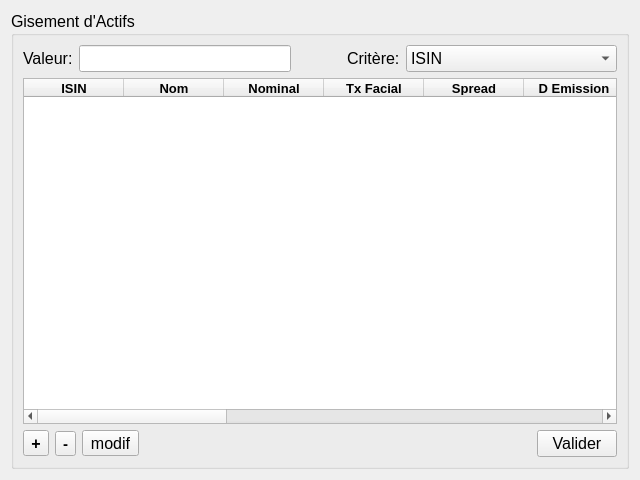
<?xml version="1.0" encoding="UTF-8"?>
<ui version="4.0">
 <class>Gisement</class>
 <widget class="QWidget" name="Gisement">
  <property name="geometry">
   <rect>
    <x>0</x>
    <y>0</y>
    <width>640</width>
    <height>480</height>
   </rect>
  </property>
  <property name="windowTitle">
   <string>Form</string>
  </property>
  <layout class="QVBoxLayout" name="verticalLayout">
   <item>
    <widget class="QGroupBox" name="groupBox">
     <property name="sizePolicy">
      <sizepolicy hsizetype="Expanding" vsizetype="Expanding">
       <horstretch>0</horstretch>
       <verstretch>0</verstretch>
      </sizepolicy>
     </property>
     <property name="minimumSize">
      <size>
       <width>230</width>
       <height>0</height>
      </size>
     </property>
     <property name="maximumSize">
      <size>
       <width>16777</width>
       <height>16777215</height>
      </size>
     </property>
     <property name="sizeIncrement">
      <size>
       <width>2</width>
       <height>0</height>
      </size>
     </property>
     <property name="font">
      <font>
       <pointsize>12</pointsize>
       <weight>50</weight>
       <bold>false</bold>
       <underline>false</underline>
      </font>
     </property>
     <property name="title">
      <string>Gisement d'Actifs</string>
     </property>
     <property name="flat">
      <bool>true</bool>
     </property>
     <layout class="QVBoxLayout" name="verticalLayout_3">
      <item>
       <layout class="QHBoxLayout" name="horizontalLayout">
        <item>
         <widget class="QLabel" name="label">
          <property name="sizePolicy">
           <sizepolicy hsizetype="Fixed" vsizetype="Preferred">
            <horstretch>0</horstretch>
            <verstretch>0</verstretch>
           </sizepolicy>
          </property>
          <property name="text">
           <string>Valeur:</string>
          </property>
         </widget>
        </item>
        <item>
         <widget class="QLineEdit" name="lineEdit">
          <property name="sizePolicy">
           <sizepolicy hsizetype="Minimum" vsizetype="Fixed">
            <horstretch>0</horstretch>
            <verstretch>0</verstretch>
           </sizepolicy>
          </property>
         </widget>
        </item>
        <item>
         <spacer name="horizontalSpacer">
          <property name="orientation">
           <enum>Qt::Horizontal</enum>
          </property>
          <property name="sizeType">
           <enum>QSizePolicy::Fixed</enum>
          </property>
          <property name="sizeHint" stdset="0">
           <size>
            <width>50</width>
            <height>20</height>
           </size>
          </property>
         </spacer>
        </item>
        <item>
         <widget class="QLabel" name="labelCritere">
          <property name="sizePolicy">
           <sizepolicy hsizetype="Fixed" vsizetype="Preferred">
            <horstretch>0</horstretch>
            <verstretch>0</verstretch>
           </sizepolicy>
          </property>
          <property name="text">
           <string>Critère:</string>
          </property>
         </widget>
        </item>
        <item>
         <widget class="QComboBox" name="comboBox">
          <property name="editable">
           <bool>false</bool>
          </property>
          <property name="modelColumn">
           <number>0</number>
          </property>
          <item>
           <property name="text">
            <string>ISIN</string>
           </property>
          </item>
          <item>
           <property name="text">
            <string>NOM</string>
           </property>
          </item>
         </widget>
        </item>
       </layout>
      </item>
      <item>
       <widget class="QTableWidget" name="tableWidgetActifs">
        <property name="font">
         <font>
          <pointsize>10</pointsize>
         </font>
        </property>
        <property name="midLineWidth">
         <number>0</number>
        </property>
        <property name="editTriggers">
         <set>QAbstractItemView::EditKeyPressed</set>
        </property>
        <property name="dragDropOverwriteMode">
         <bool>false</bool>
        </property>
        <property name="defaultDropAction">
         <enum>Qt::CopyAction</enum>
        </property>
        <property name="alternatingRowColors">
         <bool>true</bool>
        </property>
        <property name="selectionBehavior">
         <enum>QAbstractItemView::SelectRows</enum>
        </property>
        <property name="showGrid">
         <bool>false</bool>
        </property>
        <property name="gridStyle">
         <enum>Qt::SolidLine</enum>
        </property>
        <property name="rowCount">
         <number>0</number>
        </property>
        <attribute name="horizontalHeaderVisible">
         <bool>true</bool>
        </attribute>
        <attribute name="horizontalHeaderStretchLastSection">
         <bool>true</bool>
        </attribute>
        <attribute name="verticalHeaderVisible">
         <bool>false</bool>
        </attribute>
        <attribute name="verticalHeaderDefaultSectionSize">
         <number>22</number>
        </attribute>
        <attribute name="verticalHeaderShowSortIndicator" stdset="0">
         <bool>true</bool>
        </attribute>
        <attribute name="verticalHeaderStretchLastSection">
         <bool>false</bool>
        </attribute>
        <column>
         <property name="text">
          <string>ISIN</string>
         </property>
         <property name="font">
          <font>
           <weight>75</weight>
           <bold>true</bold>
          </font>
         </property>
        </column>
        <column>
         <property name="text">
          <string>Nom</string>
         </property>
         <property name="font">
          <font>
           <weight>75</weight>
           <bold>true</bold>
          </font>
         </property>
        </column>
        <column>
         <property name="text">
          <string>Nominal</string>
         </property>
         <property name="font">
          <font>
           <weight>75</weight>
           <bold>true</bold>
          </font>
         </property>
        </column>
        <column>
         <property name="text">
          <string>Tx Facial</string>
         </property>
         <property name="font">
          <font>
           <weight>75</weight>
           <bold>true</bold>
          </font>
         </property>
        </column>
        <column>
         <property name="text">
          <string>Spread</string>
         </property>
         <property name="font">
          <font>
           <weight>75</weight>
           <bold>true</bold>
          </font>
         </property>
        </column>
        <column>
         <property name="text">
          <string>D Emission</string>
         </property>
         <property name="font">
          <font>
           <weight>75</weight>
           <bold>true</bold>
          </font>
         </property>
        </column>
        <column>
         <property name="text">
          <string>D Jouissance</string>
         </property>
         <property name="font">
          <font>
           <weight>75</weight>
           <bold>true</bold>
          </font>
         </property>
        </column>
        <column>
         <property name="text">
          <string>D Echéance</string>
         </property>
         <property name="font">
          <font>
           <weight>75</weight>
           <bold>true</bold>
          </font>
         </property>
        </column>
        <column>
         <property name="text">
          <string>Type</string>
         </property>
         <property name="font">
          <font>
           <weight>75</weight>
           <bold>true</bold>
          </font>
         </property>
        </column>
        <column>
         <property name="text">
          <string>Echue</string>
         </property>
         <property name="font">
          <font>
           <weight>75</weight>
           <bold>true</bold>
          </font>
         </property>
        </column>
        <column>
         <property name="text">
          <string>Forcee</string>
         </property>
         <property name="font">
          <font>
           <weight>75</weight>
           <bold>true</bold>
          </font>
         </property>
        </column>
        <column>
         <property name="text">
          <string>Prix</string>
         </property>
         <property name="font">
          <font>
           <weight>75</weight>
           <bold>true</bold>
          </font>
         </property>
        </column>
        <column>
         <property name="text">
          <string>Sensibilité</string>
         </property>
         <property name="font">
          <font>
           <weight>75</weight>
           <bold>true</bold>
          </font>
         </property>
        </column>
        <column>
         <property name="text">
          <string>Duration</string>
         </property>
         <property name="font">
          <font>
           <weight>75</weight>
           <bold>true</bold>
          </font>
         </property>
        </column>
        <column>
         <property name="text">
          <string>Tx Actuariel</string>
         </property>
         <property name="font">
          <font>
           <weight>75</weight>
           <bold>true</bold>
          </font>
         </property>
        </column>
       </widget>
      </item>
      <item>
       <layout class="QHBoxLayout" name="horizontalLayout_2">
        <item>
         <widget class="QToolButton" name="toolButtonAdd">
          <property name="font">
           <font>
            <weight>75</weight>
            <bold>true</bold>
           </font>
          </property>
          <property name="text">
           <string>+</string>
          </property>
         </widget>
        </item>
        <item>
         <widget class="QToolButton" name="toolButtonDelete">
          <property name="font">
           <font>
            <pointsize>11</pointsize>
            <weight>75</weight>
            <bold>true</bold>
           </font>
          </property>
          <property name="text">
           <string>-</string>
          </property>
         </widget>
        </item>
        <item>
         <widget class="QToolButton" name="toolButtonEdit">
          <property name="text">
           <string>modif</string>
          </property>
         </widget>
        </item>
        <item>
         <spacer name="horizontalSpacer_2">
          <property name="orientation">
           <enum>Qt::Horizontal</enum>
          </property>
          <property name="sizeHint" stdset="0">
           <size>
            <width>40</width>
            <height>20</height>
           </size>
          </property>
         </spacer>
        </item>
        <item>
         <widget class="QPushButton" name="pushButton">
          <property name="text">
           <string>Valider</string>
          </property>
         </widget>
        </item>
       </layout>
      </item>
     </layout>
    </widget>
   </item>
  </layout>
 </widget>
 <resources/>
 <connections/>
</ui>
